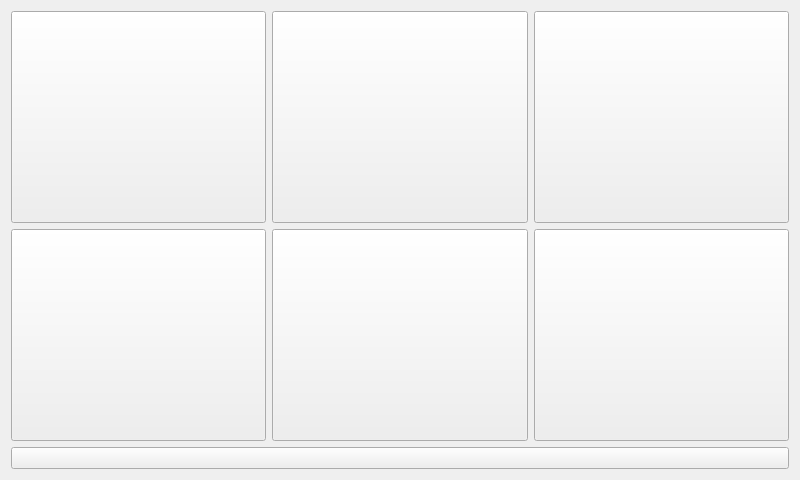
<?xml version="1.0" encoding="UTF-8"?>
<ui version="4.0">
 <class>Menu</class>
 <widget class="QWidget" name="Menu">
  <property name="geometry">
   <rect>
    <x>0</x>
    <y>0</y>
    <width>800</width>
    <height>480</height>
   </rect>
  </property>
  <property name="minimumSize">
   <size>
    <width>0</width>
    <height>0</height>
   </size>
  </property>
  <property name="maximumSize">
   <size>
    <width>16777215</width>
    <height>16777215</height>
   </size>
  </property>
  <property name="windowTitle">
   <string>Form</string>
  </property>
  <property name="styleSheet">
   <string notr="true">color: rgb(52, 52, 52);</string>
  </property>
  <layout class="QGridLayout" name="gridLayout_2">
   <item row="0" column="0">
    <layout class="QGridLayout" name="gridLayout">
     <item row="1" column="2">
      <widget class="QPushButton" name="pushButton_2">
       <property name="sizePolicy">
        <sizepolicy hsizetype="Minimum" vsizetype="Expanding">
         <horstretch>0</horstretch>
         <verstretch>0</verstretch>
        </sizepolicy>
       </property>
       <property name="text">
        <string/>
       </property>
      </widget>
     </item>
     <item row="1" column="0">
      <widget class="QPushButton" name="pushButton_4">
       <property name="sizePolicy">
        <sizepolicy hsizetype="Minimum" vsizetype="Expanding">
         <horstretch>0</horstretch>
         <verstretch>0</verstretch>
        </sizepolicy>
       </property>
       <property name="text">
        <string/>
       </property>
      </widget>
     </item>
     <item row="0" column="0">
      <widget class="QPushButton" name="pushButton_6">
       <property name="sizePolicy">
        <sizepolicy hsizetype="Minimum" vsizetype="Expanding">
         <horstretch>0</horstretch>
         <verstretch>0</verstretch>
        </sizepolicy>
       </property>
       <property name="text">
        <string/>
       </property>
      </widget>
     </item>
     <item row="1" column="1">
      <widget class="QPushButton" name="pushButton_3">
       <property name="sizePolicy">
        <sizepolicy hsizetype="Minimum" vsizetype="Expanding">
         <horstretch>0</horstretch>
         <verstretch>0</verstretch>
        </sizepolicy>
       </property>
       <property name="text">
        <string/>
       </property>
      </widget>
     </item>
     <item row="0" column="2">
      <widget class="QPushButton" name="pushButton">
       <property name="sizePolicy">
        <sizepolicy hsizetype="Minimum" vsizetype="Expanding">
         <horstretch>0</horstretch>
         <verstretch>0</verstretch>
        </sizepolicy>
       </property>
       <property name="text">
        <string/>
       </property>
      </widget>
     </item>
     <item row="0" column="1">
      <widget class="QPushButton" name="pushButton_5">
       <property name="sizePolicy">
        <sizepolicy hsizetype="Minimum" vsizetype="Expanding">
         <horstretch>0</horstretch>
         <verstretch>0</verstretch>
        </sizepolicy>
       </property>
       <property name="text">
        <string/>
       </property>
      </widget>
     </item>
     <item row="2" column="0" colspan="3">
      <widget class="QPushButton" name="pushButton_7">
       <property name="text">
        <string/>
       </property>
       <property name="iconSize">
        <size>
         <width>800</width>
         <height>40</height>
        </size>
       </property>
       <property name="shortcut">
        <string/>
       </property>
      </widget>
     </item>
    </layout>
   </item>
  </layout>
 </widget>
 <resources/>
 <connections/>
</ui>
